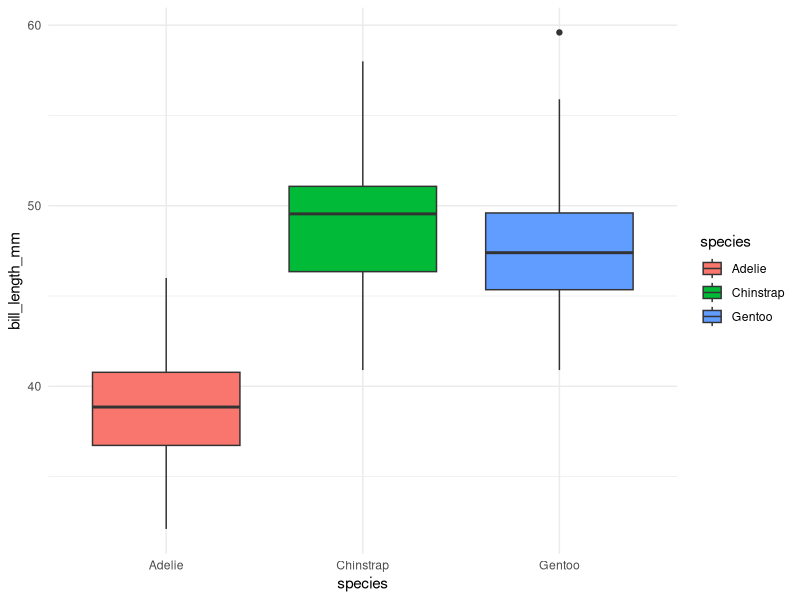
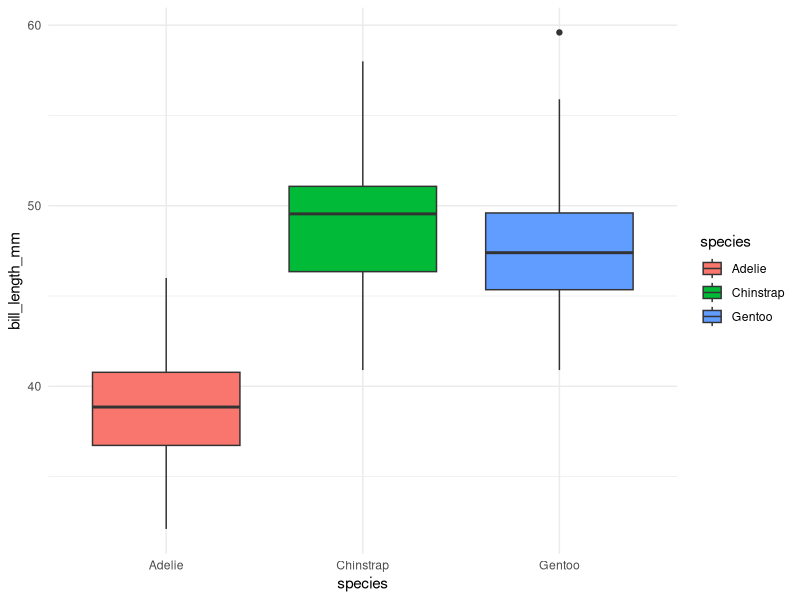

Generate these figures, in order, with R: (Note: this script raises an error after producing the figures.)
library(dplyr)
library(ggplot2)
library(readr)

data <- readr::read_csv("data/penguin_clean.csv")
glimpse(data)
summarise(data, mean_bill_length = mean(bill_length_mm), mean_bill_depth = mean(bill_depth_mm))

# Visualizations
ggplot(data, aes(x = species, y = bill_length_mm, fill = species)) +
  geom_boxplot() +
  theme_minimal()

ggsave("output/penguin.png")


# Prepare data for modeling
data <- data %>%
  select(species, bill_length_mm, bill_depth_mm, flipper_length_mm, body_mass_g) %>%
  mutate(species = as.factor(species))

write_rds(data, "output/data_model.RDS")

#write_csv(data, "data/penguin_modelready.csv")

